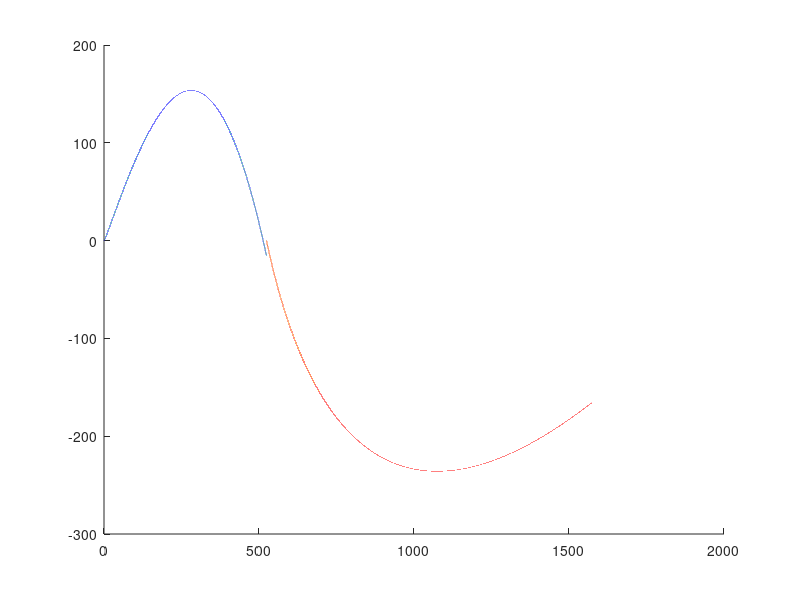

MATLAB code to generate this figure:
%% Droplet impact on a cantilever: small_damping_and_stiffness.m
% 
% This script deals with the distinguised limit where there is a small
% amount of damping, characterised by beta and a small amount of stiffness,
% characterised by delta, which is larger than the square root of the mass 
% ratio alpha but still much smaller than 1. It plots the first order 
% correction to the cantilever displacement s_0(t) to the case where there 
% is no damping or stiffness. 

%%
% Solution for cantilever displacement and its derivatives
beta = 1e-2;
delta = 1e-3;

% Homogeneous solution with no damping or stiffness
s0 = @(t) 0.5 + t - 0.5 * sqrt(1 + 4 * t); 
sdot0 = @(t) 1 - 1 ./ sqrt(1 + 4 * t);
sddot0 = @(t) 2 * (1 + 4 * t).^(-3/2);

s = @(t) s0(t) ...
    - (beta / 12) * ((1 + 6 * t + 6 * t.^2) ./ sqrt(1 + 4 * t) - 1 - 4 * t) ...
    - (delta / 120) ...
        * ((1 + 10 * t + 30 * t.^2 + 20 * t.^3) ./ sqrt(1 + 4 * t) ...
            - (1 + 4 * t).^2);
sdot = @(t) sdot0(t) ...
    - (beta / 3) * ((1 + 6 * t + 9 * t.^2) / (1 + 4 * t).^(3/2) - 1) ...
    - (delta / 15) ...
        * ((1 + 10 * t + 30 * t.^2 + 25 * t.^3) ./ (1 + 4 * t).^(3/2) ...
            - (1 + 4 * t));
sddot = @(t) sddot0(t) ...
    - 2 * beta * (1 + 3 * t) ./ (1 + 4 * t).^(5/2) ...
    - (delta / 15) ...
        * ((4 + 40 * t + 135 * t.^2 + 150 * t.^3) ./ (1 + 4 * t).^(5/2) - 4);
 
%%
% Later time solution for t > (12 / delta)^(2/3)
slate = @(t) t - (12/delta)^(2/3) * sqrt(5 * (delta / 12)^(2/3) * t - 4);
    
%%
% Messing
tdelta = (12 / delta)^(2/3)


%%
% Creating plots for a specific time array using the function
% plotting_cantilever
tvals1 = 0.01:0.01:tdelta;
tvals2 = tdelta:0.01:3 * tdelta;

hold on
plot(tvals1, s(tvals1));
plot(tvals2, slate(tvals2));
hold off


% plotting_cantilever(tvals, s(tvals), sdot(tvals), sddot(tvals));